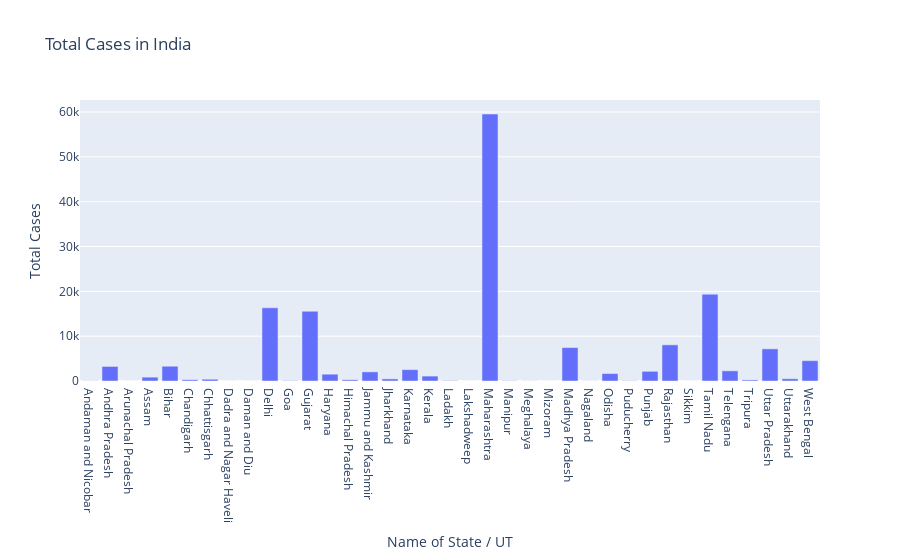

Notebook cell for this chart:
### Markdown cell above
### using plotly graph object(go)

### Code cell
fig=go.Figure()
fig.add_trace(go.Bar(x=df['Name of State / UT'],y=df['Total Cases']))
fig.update_layout(title='Total Cases in India',xaxis=dict(title='Name of State / UT'),yaxis=dict(title='Total Cases'))

### Figure 1 — Plotly figure (JSON) as saved in the notebook; plotly's stock layout.template omitted (floating-point values rounded to 4 significant figures)
{"data": [{"type": "bar", "x": ["Andaman and Nicobar", "Andhra Pradesh", "Arunachal Pradesh", "Assam", "Bihar", "Chandigarh", "Chhattisgarh", "Dadra and Nagar Haveli", "Daman and Diu", "Delhi", "Goa", "Gujarat", "Haryana", "Himachal Pradesh", "Jammu and Kashmir", "Jharkhand", "Karnataka", "Kerala", "Ladakh", "Lakshadweep", "Maharashtra", "Manipur", "Meghalaya", "Mizoram", "Madhya Pradesh", "Nagaland", "Odisha", "Puducherry", "Punjab", "Rajasthan", "Sikkim", "Tamil Nadu", "Telengana", "Tripura", "Uttar Pradesh", "Uttarakhand", "West Bengal"], "y": [33, 3251, 3, 856, 3296, 288, 399, 2, 0, 16331, 69, 15562, 1518, 276, 2036, 469, 2533, 1095, 73, 0, 59547, 55, 21, 1, 7453, 18, 1660, 51, 2158, 8069, 1, 19372, 2267, 242, 7170, 500, 4536]}], "layout": {"title": {"text": "Total Cases in India"}, "xaxis": {"title": {"text": "Name of State / UT"}}, "yaxis": {"title": {"text": "Total Cases"}}}}
